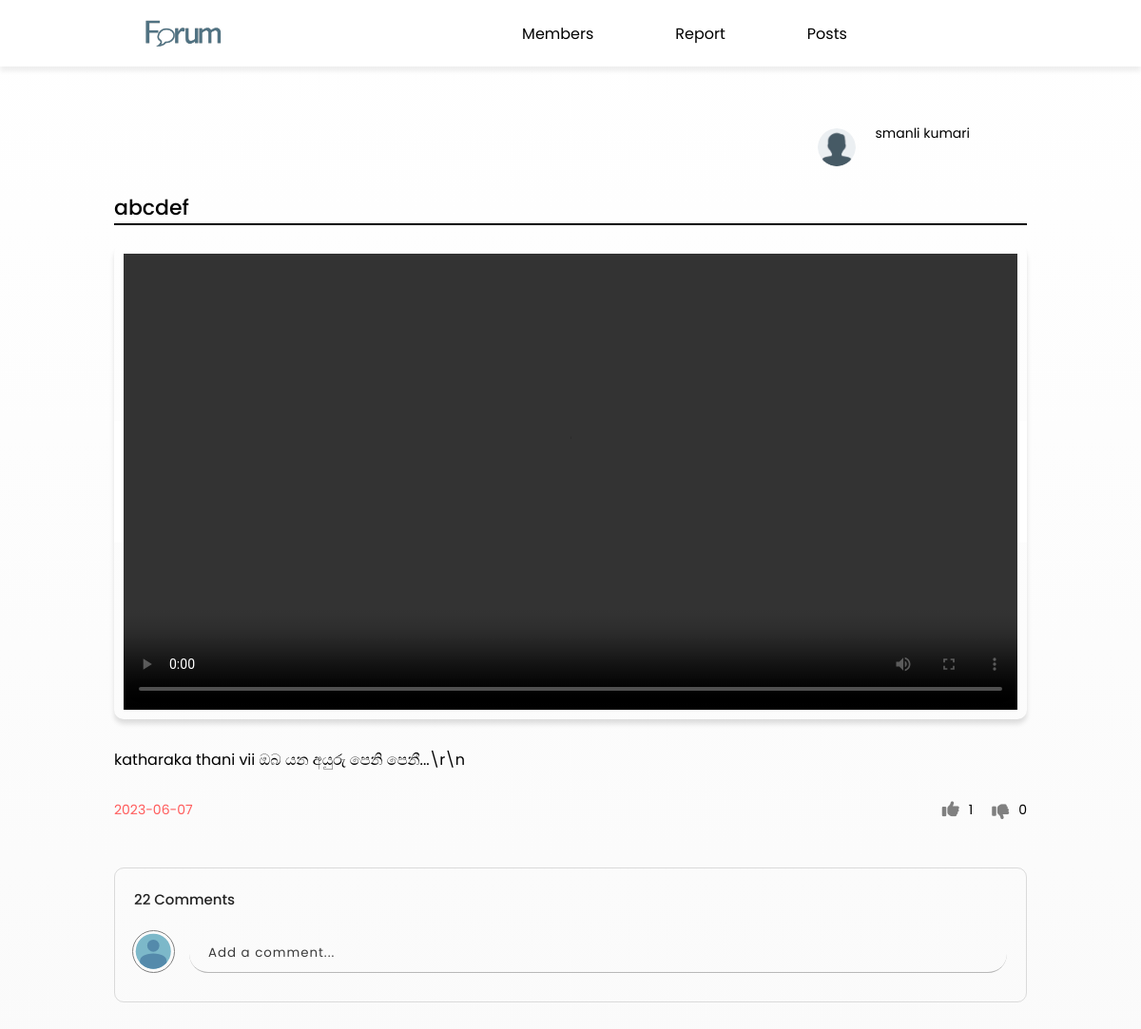
The app's page /ElakiriClone_new/admin/admin-view-post.php?pid=2 with its own data.
### tables this page shows
CREATE TABLE IF NOT EXISTS `users` (
  `fname` varchar(35) DEFAULT NULL,
  `lname` varchar(35) DEFAULT NULL,
  `email` varchar(100) NOT NULL,
  `username` varchar(50) DEFAULT NULL,
  `password` varchar(150) DEFAULT NULL,
  `register_date` datetime DEFAULT NULL,
  `verification_code` varchar(50) DEFAULT NULL,
  `blocked` int DEFAULT '0',
  PRIMARY KEY (`email`)
);

CREATE TABLE IF NOT EXISTS `post` (
  `id` int NOT NULL AUTO_INCREMENT,
  `post_title` varchar(200) DEFAULT NULL,
  `user_email` varchar(50) DEFAULT NULL,
  `category_id` int DEFAULT NULL,
  `media` varchar(150) DEFAULT NULL,
  `post_content` text,
  `date` datetime DEFAULT NULL,
  `hidden` int DEFAULT '0',
  `view_id` int DEFAULT '1',
  PRIMARY KEY (`id`),
  KEY `FK_post_users` (`user_email`),
  KEY `FK_post_category` (`category_id`),
  KEY `FK_post_post_view` (`view_id`),
  CONSTRAINT `FK_post_category` FOREIGN KEY (`category_id`) REFERENCES `category` (`id`),
  CONSTRAINT `FK_post_post_view` FOREIGN KEY (`view_id`) REFERENCES `post_view` (`id`),
  CONSTRAINT `FK_post_users` FOREIGN KEY (`user_email`) REFERENCES `users` (`email`)
);

### ElakiriClone_new/admin/connection.php (called while the page is built, shortened)
<?php
class Database
{
    public static $connecrtion;
    public static function setUpConnection()
    {
        if (!isset(Database::$connecrtion)) {
            Database::$connecrtion = new mysqli("localhost", "root", "your_password", "elakiri", "3306");
        }
    }
    public static function search($q)
    {
        $resultset = Database::$connecrtion->query($q);
        return $resultset;
    }
}

### ElakiriClone_new/admin/admin-view-post.php (the view, shortened to what this page needs)
<?php
require("connection.php");
$pid = $_GET["pid"];
?>
<!DOCTYPE html>
<html lang="en">
<head>
    <link rel="stylesheet" href="https://cdnjs.cloudflare.com/ajax/libs/font-awesome/6.4.0/css/all.min.css" />
    <link rel="stylesheet" href="../css/view-post.css">
    <link rel="stylesheet" href="../css/comments.css">
    <link rel="stylesheet" href="../css/common.css">
    <link rel="stylesheet" href="css/admin-view-post.css">
</head>
<body onload="loadcomment('<?php echo $pid; ?>')">
    <header>
        <div class="header-left">
            <a onclick="pageTravel('../home.php')"><img src="../images/header/Forum-logo.png" alt="LOGO" class="header-logo"></a>
        </div>
        <nav class="header-mid">
            <a class="navs" href="adminpannel.php">Members</a>
            <a class="navs" href="report-post.php">Report</a>
            <a class="navs " href="admin-posts.php">Posts</a>
        </nav>
    </header>
    <div class="view-post-container">
        <?php
        $d = new DateTime();
        $tz = new DateTimezone("Asia/Colombo");
        $d->setTimezone($tz);
        $ndate = $d->format("Y-m-d H:i:s");
        $CposttrendRS = Database::search("SELECT * FROM `post` WHERE `id` = '" . $pid . "' ");
        $TrCtnrow = $CposttrendRS->num_rows;
        if ($TrCtnrow == 1) {
            $TrCtPostdata = $CposttrendRS->fetch_assoc();
            $authorResult = Database::search("SELECT * FROM `users` WHERE `email` = '" . $TrCtPostdata["user_email"] . "'");
            $Authordata = $authorResult->fetch_assoc();
            $file_name = $TrCtPostdata["media"];
            $file_extension = pathinfo($file_name, PATHINFO_EXTENSION);
        }
        $Tlikers = Database::search("SELECT * FROM `reaction` WHERE `post_id` = '" . $TrCtPostdata["id"] . "' AND `react_id` = '1' ");
        $Tlikenrow = $Tlikers->num_rows;
        $Tdislikers = Database::search("SELECT * FROM `reaction` WHERE `post_id` = '" . $TrCtPostdata["id"] . "' AND `react_id` = '2' ");
        $Tdislikenrow = $Tdislikers->num_rows;
        $postdate1 = new DateTime($TrCtPostdata["date"]);
        $postdate2 = new DateTime($ndate);
        $postdatearray = explode(" ", $TrCtPostdata["date"]);
        $postinterval = $postdate1->diff($postdate2);
        $ViproRs  = Database::search("SELECT * FROM `profile_pic` WHERE `email` = '" . $Authordata["email"] . "'");
        $Vpicrow = $ViproRs->num_rows;
        ?>
        <div class="view-user-cont">
            <div class="view-user-sec-cont">
                <div class="view-user-pic-holder">
                    <?php
                    if ($Vpicrow == "1") {
                        $VpicData = $ViproRs->fetch_assoc();
                    ?>
                        <img src="../images/profile_pic/<?php echo $VpicData["image"] ?>" alt="user" class="view-user-pic">
                    <?php
                    } else {
                    ?>
                        <img src="../images/header/forum-user-img.avif" alt="user" class="view-user-pic">
                    <?php
                    }
                    ?>
                </div>
                <div class="view-user-des-cont">
                    <div class="view-user-name"><?php echo $Authordata["fname"] . " " . $Authordata["lname"] ?> </div>
                </div>
            </div>
        </div>
        <div class="post-title"><?php echo $TrCtPostdata["post_title"] ?></div>
        <div class="post-media-holder">
            <?php
            $removeRs = Database::search("SELECT * FROM `remove_post`  WHERE `post_id` = '" . $pid . "'  ");
            $removeRow = $removeRs->num_rows;
            if ($removeRow > "0") {
                $removeData = $removeRs->fetch_assoc();
            ?>
                <span class="view-reported-note">
                    <span>Post is removed</span>
                    <span class="view-reported-note-sub"><?php echo $removeData["reason"] ?></span>
                </span>
            <?php
            }
            if ($file_extension == "mp3") {
            ?>
                <img src="../images/post/audio/Audio_CD.png" alt="" class="post-audio post-media">
                <audio controls class="post-pic post-audio">
                    <source src="../images/post/audio/<?php echo $TrCtPostdata["media"] ?>" type="audio/mp3">
                    Your browser does not support the audio element.
                </audio>
            <?php
            } elseif ($file_extension == "mp4") {
            ?>
                <video controls class="post post-media">
                    <source src="../images/post/video/<?php echo $TrCtPostdata["media"] ?>" type="video/mp4">
                </video>
            <?php
            } else {
            ?>
                <img src="../images/post/image/<?php echo $TrCtPostdata["media"] ?>" alt="" class="post-media">
            <?php
            }
            ?>
        </div>
        <p class="post-text-content">
            <?php echo $TrCtPostdata["post_content"] ?>
        </p>
        <div class="post-details">
            <div class="post-date"><?php if ($postinterval->y > 0) {
                                        echo $postdatearray[0];
                                    } elseif ($postinterval->m > 0) {
                                        echo $postdatearray[0];
                                    } elseif ($postinterval->days > 0) {
                                        echo $postinterval->days . " " . "days ago";
                                    } elseif ($postinterval->h > 0) {
                                        echo $postinterval->h . " " . "hours ago";
                                    } elseif ($postinterval->i > 0) {
                                        echo $postinterval->i . " " . "minutes ago";
                                    } elseif ($postinterval->s > 0) {
                                        echo $postinterval->s . " " . "seconds ago";
                                    } else {
                                        echo "just now";
                                    } ?></div>
            <?php
            if (isset($_SESSION["user_email"])) { ?>
                <div class="like-dis-con">
                    <div class="like-con">
                        <i id="likeb" onclick="like('<?php echo $_SESSION['user_email'] ?>','<?php echo $pid ?>','like')" class="likedefault fa-solid fa-thumbs-up <?php if ($Tuserlikedata["react_id"] == "1") {
                                                                                                                                                                        echo "like";
                                                                                                                                                                    } ?>"></i>
                        <div id="like-count" class="like-count"><span></span></div>
                    </div>
                    <div class="dis-con">
                        <i id="dislikeb" onclick="like('<?php echo $_SESSION['user_email'] ?>','<?php echo $pid ?>','dis')" class="likedefault fa-solid fa-thumbs-down <?php if ($Tuserlikedata["react_id"] == "2") {
                                                                                                                                                                            echo "dislike";
                                                                                                                                                                        } ?>"></i>
                        <div id="dislike-count" class="dislike-count"><span></span></div>
                    </div>
                </div>
            <?php
            } else {
            ?>
                <div class="like-dis-con">
                    <div class="like-con">
                        <i class="likedefault fa-solid fa-thumbs-up"></i>
                        <div class="like-count"><?php echo $Tlikenrow ?></div>
                    </div>
                    <div class="dis-con">
                        <i class="likedefault fa-solid fa-thumbs-down "></i>
                        <div class="dislike-count"><?php echo $Tdislikenrow ?></div>
                    </div>
                </div>
            <?php
            }
            ?>
        </div>
        <?php
        $commentrs = Database::search("SELECT * FROM `comments` WHERE `post_id` = '" . $pid . "' ORDER BY `date_time` DESC");
        $cnrow = $commentrs->num_rows;
        ?>
        <div class="comments">
            <div class="comment-header">
                <div class="nmbr-of-comments"><span id="numofcomment"><?php echo $cnrow ?></span> Comments</div>
            </div>
            <div class="user-comment-container">
                <div class="user-pic-holder">
                    <img class="user-pic" src="../images/coments/user.svg" alt="user" />
                </div>
                <input class="comment-bar" id="comment" type="text" placeholder="Add a comment..." disabled />
            </div>
        </div>
    </div>
</body>
</html>

### ElakiriClone_new/css/view-post.css (style rules this page uses)
.view-post-container { position: relative; min-height: calc(100vh - var(--margin) - var(--footer-height)); padding-top: var(--margin); padding-bottom: var(--margin); padding-left: 100px; display: flex; flex-direction: column; align-items: center; background-color: rgb(255, 255, 255); background-image: linear-gradient(0deg, rgb(250, 250, 250), rgb(255, 255, 255)); }
.view-user-cont { width: 70%; margin-top: 50px; margin-bottom: 10px; display: flex; flex-direction: column; align-items: flex-end; justify-content: flex-end; position: relative; }
.view-user-sec-cont { display: grid; grid-template-columns: 40px max-content; column-gap: 20px; margin-bottom: 10px; }
.view-user-pic-holder { width: 100%; aspect-ratio: 1/1; object-fit: cover; }
.view-user-pic { width: 100%; height: 100%; border-radius: 50%; overflow: hidden; margin-top: 5px; cursor: pointer; }
.view-user-name { font-size: 14px; cursor: pointer; }
.view-user-des-cont { display: flex; flex-direction: column; }
.post-title { font-weight: 500; margin-bottom: 20px; font-size: 22px; width: 70%; max-width: 1200px; border-bottom: 2px solid black; }
.post-media-holder { width: 70%; max-width: 1200px; min-height: 200px; height: 500px; background-color: rgba(155, 138, 172, 0); display: flex; flex-direction: column; box-shadow: 0px 5px 5px rgba(0, 0, 0, 0.123); border-radius: 10px; padding: 10px 10px; position: relative; }
.view-reported-note { position: absolute; width: 100%; background-color: white; display: flex; flex-direction: column; text-align: center; font-size: 40px; padding: 10px; font-weight: 600; color: red; left: 50%; top: 50%; transform: translate(-50%, -50%); }
.view-reported-note-sub { font-size: 25px; padding-bottom: 10px; }
.post-media, .post-audio { width: 100%; height: 100%; align-self: center; object-fit: contain; }
.post-text-content { width: 70%; max-width: 1200px; margin-top: 30px; font-size: 16px; text-align: justify; }
.post-details { width: 70%; max-width: 1200px; margin-top: 30px; display: flex; justify-content: space-between; align-items: flex-end; font-size: 14px; }
.like-dis-con { gap: 20px; display: flex; }
.like-con, .dis-con { display: flex; gap: 10px; }
.likedefault { font-size: 18px; color: grey; }
.dis-con i { transform: translateY(3px); }
.post-date { color: var(--color-red); }
@media (max-width: 1200px) { .post-media-holder { width: 80%; } }
@media (max-width: 1200px) { .post-title { width: 80%; } }
@media (max-width: 1200px) { .post-text-content { width: 80%; } }
@media (max-width: 1200px) { .post-details { width: 80%; } }

### ElakiriClone_new/css/comments.css (style rules this page uses)
.comments { font-family: roboto; padding: 20px 20px 0 20px; border: 1px solid rgba(128, 128, 128, 0.267); border-radius: 10px; width: 70%; max-width: 1200px; margin-top: 50px; }
.comment-header { display: flex; flex-direction: row; margin-bottom: 20px; }
.nmbr-of-comments { font-size: 15px; font-weight: 500; padding: 1px 30px 0 0; color: rgb(36, 36, 36); }
.user-comment-container { display: flex; align-items: center; margin: 0 0 30px -2px; position: relative; }
.user-pic-holder { width: 45px; height: 45px; overflow: hidden; margin-right: 15px; cursor: pointer; border-radius: 50%; transition: 250ms; border: 1px solid grey; }
.user-pic, .commented-channel-pic { width: 100%; height: 100%; object-fit: cover; }
.comment-bar { display: flex; height: 20px; margin-top: 5px; background-color: rgba(0, 0, 0, 0); border: none; border-bottom: 1px solid rgb(184, 184, 184); flex: 1; color: rgb(0, 0, 0); padding: 20px 30px 20px 20px; border-radius: 20px; letter-spacing: 1px; }
.comment-bar::placeholder { color: rgb(58, 58, 58); }
@media (max-width: 1200px) { .comments { width: 80%; } }

### ElakiriClone_new/css/common.css (style rules this page uses)
* { margin: 0; padding: 0; box-sizing: border-box; font-family: 'Poppins', sans-serif; }
:root { --margin: 10vh; --footer-height: 8vh; --side-space: 100px; --color-base: #507282; --color-base: #0a74a5; --color-red: #ff5b5b; --btn-blue: #75d8ff; }
body { overflow-x: hidden; }
html { scroll-behavior: smooth; }
i { cursor: pointer; }

### records on screen
users: fname "smanli", lname "kumari"
post: post_title "abcdef", post_content "katharaka thani vii ඔබ යන අයුරු පෙනි පෙනී...\\r\\n", date "2023-06-07", category "1"

### other values on screen
$Tdislikenrow "0"
$cnrow "22"
